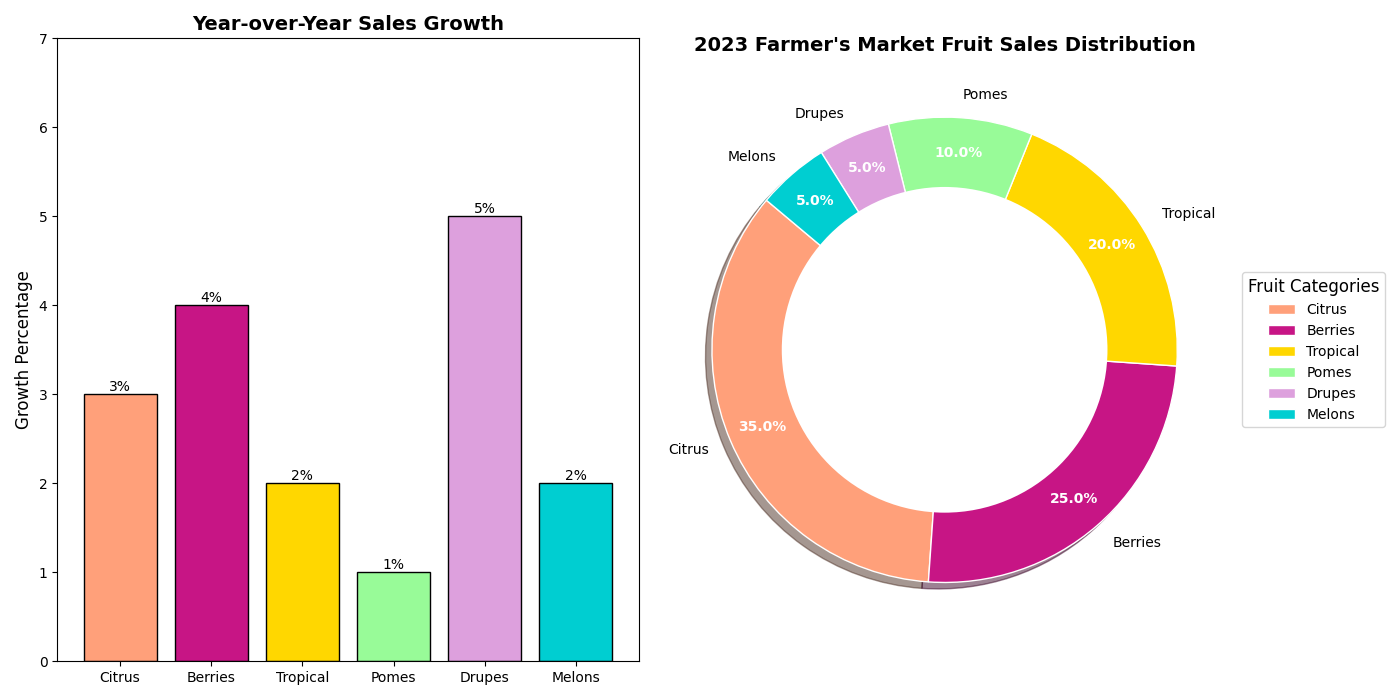

Generate this figure with Python:
import matplotlib.pyplot as plt
import numpy as np

# Data definitions
fruit_categories = ['Citrus', 'Berries', 'Tropical', 'Pomes', 'Drupes', 'Melons']
fruit_popularity = [35, 25, 20, 10, 5, 5]  # Percentages of fruits sold by category
sales_growth = [3, 4, 2, 1, 5, 2]  # Sales growth in percentage compared to the previous year
colors = ['#FFA07A', '#C71585', '#FFD700', '#98FB98', '#DDA0DD', '#00CED1']

# Create the main figure and add subplots
fig, (ax1, ax2) = plt.subplots(1, 2, figsize=(14, 7))

# Create the bar chart in the first subplot
bars = ax1.bar(fruit_categories, sales_growth, color=colors, edgecolor='black')
for bar in bars:
    height = bar.get_height()
    ax1.text(bar.get_x() + bar.get_width() / 2, height, f'{height}%', ha='center', va='bottom', fontsize=10)

# Set the title and labels for the bar chart
ax1.set_title("Year-over-Year Sales Growth", fontsize=14, fontweight='bold')
ax1.set_ylabel("Growth Percentage", fontsize=12)
ax1.set_ylim(0, max(sales_growth) + 2)

# Create the pie chart in the second subplot
wedges, texts, autotexts = ax2.pie(fruit_popularity, labels=fruit_categories, autopct='%1.1f%%',
                                    startangle=140, colors=colors, pctdistance=0.85,
                                    wedgeprops=dict(edgecolor='white'), shadow=True)

# Customize the text and autotexts within the pie chart
for autotext in autotexts:
    autotext.set_color('white')
    autotext.set_fontsize(10)
    autotext.set_fontweight('bold')

for text in texts:
    text.set_fontsize(10)
    text.set_fontweight('normal')

# Add a title to the pie chart
ax2.set_title("2023 Farmer's Market Fruit Sales Distribution", fontsize=14, fontweight='bold')

# Add a legend outside of the pie chart
ax2.legend(wedges, fruit_categories, title="Fruit Categories", loc='center left', bbox_to_anchor=(1, 0.5), 
           fontsize=10, title_fontsize=12)

# Enhance the pie chart with a small circle in the middle to create a donut effect
centre_circle = plt.Circle((0, 0), 0.70, fc='white')
ax2.add_artist(centre_circle)

# Adjust layout to prevent overlap and ensure neatness
plt.tight_layout()

# Show the plot
plt.show()
